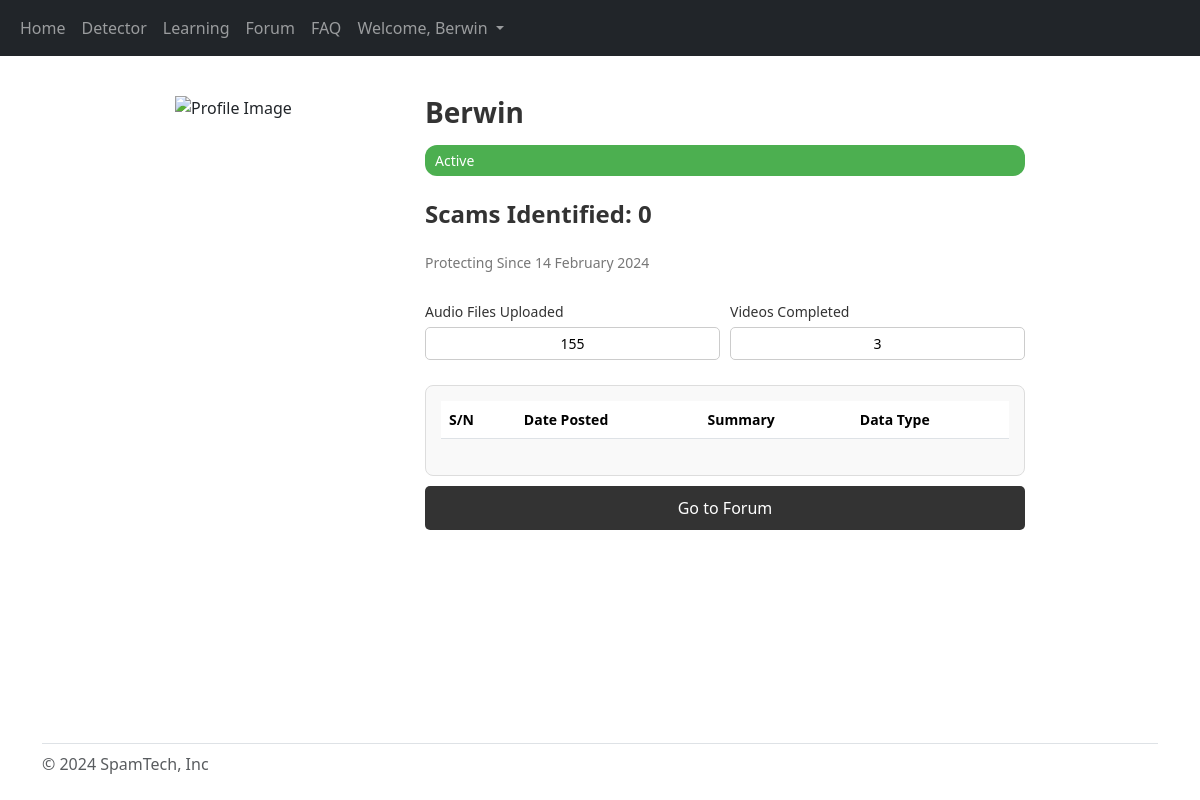
The app's page /profile (signed in), older data.
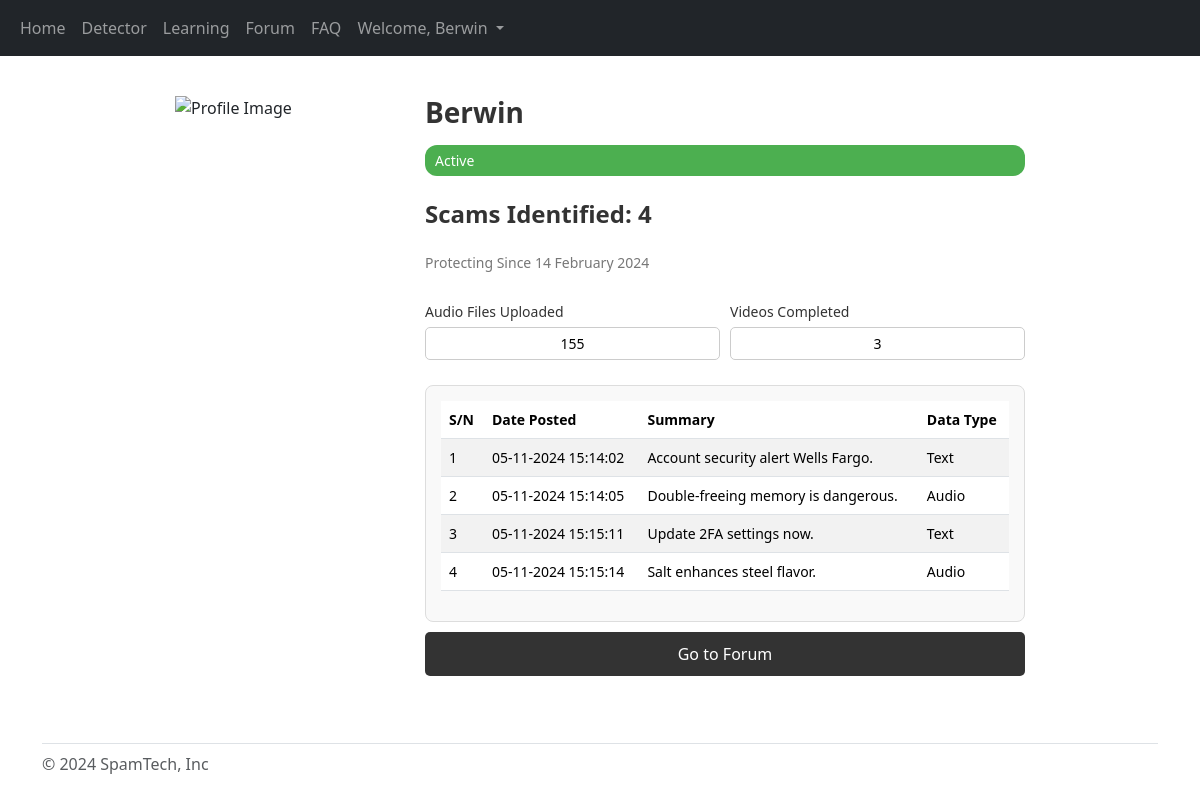
The same page, newer data.
### website/models.py (models this page shows)
class User(db.Model, UserMixin):
    id = db.Column(db.Integer, primary_key=True)
    email = db.Column(db.String (150), unique=True)
    password = db.Column(db.String (150))
    first_name = db.Column(db.String (150))
    scam = db.relationship('Scams')
    user = db.relationship('FAQ')
    chatbot = db.relationship('Chatbot')

class Scams (db.Model):
    id = db.Column(db.Integer, primary_key=True)
    content = db.Column(db.String, nullable=False)
    type = db.Column(db.String, nullable=False)
    summary = db.Column(db.String, nullable=False)
    date = db.Column(db.DateTime, default=datetime.now)
    user_id = db.Column(db.String, db.ForeignKey ('user.id'))

### website/pages/profile.py (the view)
@profile_page.route ('/profile', methods = ['GET'])
@login_required
def profile ():
    user_id = current_user.id
    scams = Scams.query.filter_by (user_id=user_id).count ()
    scam_data = Scams.query.filter_by (user_id=user_id).all ()
    return render_template ("profile.html",
                            user=current_user,
                            scams=scams,
                            scam_data=scam_data)

### website/templates/profile.html (shortened to what this page needs)
{% extends "base/base.html" %} {% block title %} Profile {% endblock %} {% block
content%}
<head>
  <link
    rel="stylesheet"
    href="{{url_for ('static', filename='/styles/profile.css')}}"
  />
</head>
<body>
  <div class="profile-container">
    <div class="profile-image">
      <img
        src="{{ url_for('static', filename='images/vidgen_mar.svg') }}"
        alt="Profile Image"
      />
    </div>
    <div class="profile-details">
      <h1 class="profile-name">{{ user.first_name }}</h1>
      <span class="status">Active</span>
      <p class="scams-identified">Scams Identified: {{scams}}</p>
      <p class="join-date">Protecting Since 14 February 2024</p>
      <div class="stats">
        <div class="stat">
          <label>Audio Files Uploaded</label>
          <input type="text" value="155" readonly />
        </div>
        <div class="stat">
          <label>Videos Completed</label>
          <input type="text" value="3" readonly />
        </div>
      </div>
      <div class="profile-description">
        <div class="table-wrapper">
          <table class="table table-striped">
            <thead>
              <tr>
                <th scope="col">S/N</th>
                <th scope="col">Date Posted</th>
                <th scope="col">Summary</th>
                <th scope="col">Data Type</th>
              </tr>
            </thead>
            <tbody>
              {% for data in scam_data %}
              <tr>
                <td>{{ data.id }}</td>
                <td>{{ data.date.strftime ("%d-%m-%Y %H:%M:%S") }}</td>
                <td><span class="summary">{{ data.summary }}</span></td>
                <td>{{ data.type }}</td>
              </tr>
              {% endfor %}
            </tbody>
          </table>
        </div>
      </div>
      <a id="forum" href="/forum" class="forum-button">Go to Forum</a>
    </div>
  </div>
</body>
{% endblock %}

### website/templates/base/base.html (shortened to what this page needs)
<!DOCTYPE html>
<html>
  <head>
    <link
      href="https://cdn.jsdelivr.net/npm/bootstrap@5.3.3/dist/css/bootstrap.min.css"
      rel="stylesheet"
    />
  </head>
  {% if user.is_authenticated %}
  <nav class="navbar navbar-expand-lg navbar-dark bg-dark">
    <div class="container-fluid">
      <div class="collapse navbar-collapse" id="navbarSupportedContent">
        <ul class="navbar-nav me-auto mb-2 mb-lg-0">
          <li class="nav-item">
            <a class="nav-link" id="home" aria-current="page" href="/">Home</a>
          </li>
          <li class="nav-item">
            <a class="nav-link" id="detector" href="/detector">Detector</a>
          </li>
          <li class="nav-item">
            <a class="nav-link" id="learning" href="/learning">Learning</a>
          </li>
          <li class="nav-item">
            <a class="nav-link" id="forum" href="/forum">Forum</a>
          </li>
          <li class="nav-item">
            <a class="nav-link" id="faq" href="/faq">FAQ</a>
          </li>
          <li class="nav-item dropdown">
            <a
              class="nav-link dropdown-toggle"
              href="#"
              role="button"
              data-bs-toggle="dropdown"
              aria-expanded="false"
            >
              Welcome, {{user.first_name}}
            </a>
          </li>
        </ul>
      </div>
    </div>
  </nav>
  {% endif %}
  <body class="d-flex flex-column min-vh-100">
    <div class="container">{% block content%} {% endblock %}</div>
  </body>
  <div id="footer" class="mt-auto container">
    <footer
      class="flex-wrap justify-content-between align-items-center py-2 my-3 border-top"
    >
      <div class="col-md-4 d-flex align-items-center">
        <span class="mb-3 mb-md-0 text-body-secondary"
          >&copy; 2024 SpamTech, Inc</span
        >
      </div>
    </footer>
  </div>
</html>

### website/static/styles/profile.css (style rules this page uses)
.profile-container { display: flex; align-items: flex-start; justify-content: center; padding: 40px; max-width: 1000px; margin: auto; }
.profile-image { flex: 0 0 200px; display: flex; justify-content: center; align-items: center; margin-right: 50px; }
.profile-image img { width: 100%; object-fit: cover; }
.profile-details { display: flex; flex-direction: column; gap: 10px; }
.profile-name { font-size: 28px; font-weight: bold; color: #333; margin: 0; }
.status { display: inline-block; background-color: #4caf50; color: white; padding: 5px 10px; border-radius: 12px; font-size: 14px; margin-top: 5px; }
.scams-identified { font-size: 24px; font-weight: bold; color: #333; margin: 10px 0; }
.join-date { color: #777; font-size: 14px; }
.stats, .forum-button, .profile-description { width: 100%; max-width: 600px; }
.stats { display: flex; gap: 10px; }
.stat { flex: 1; }
.stat input { width: 100%; padding: 5px; border: 1px solid #ccc; border-radius: 5px; font-size: 14px; text-align: center; box-sizing: border-box; }
.stat label { font-size: 14px; margin-bottom: 5px; color: #333; }
.forum-button { display: inline-block; text-decoration: none; background-color: #333; color: white; padding: 10px 20px; border-radius: 5px; font-size: 16px; text-align: center; cursor: pointer; }
.profile-description { background-color: #f9f9f9; border: 1px solid #ddd; border-radius: 8px; padding: 15px; font-size: 14px; color: #555; width: 100%; max-width: 600px; margin-top: 15px; }

### website/templates/profile.html (style rules this page uses)
.table-wrapper { max-height: 200px; overflow: auto; display: inline-block; width: 100%; }

Row changes from the older to the newer data that the page shows:
added Scams: id "1", date "05-11-2024 15:14:02", summary "Account security alert Wells Fargo.", type "Text"
added Scams: id "2", date "05-11-2024 15:14:05", summary "Double-freeing memory is dangerous.", type "Audio"
added Scams: id "3", date "05-11-2024 15:15:11", summary "Update 2FA settings now.", type "Text"
added Scams: id "4", date "05-11-2024 15:15:14", summary "Salt enhances steel flavor.", type "Audio"
Text that changed along with them:
{{ scams }}: "0" → "4"
